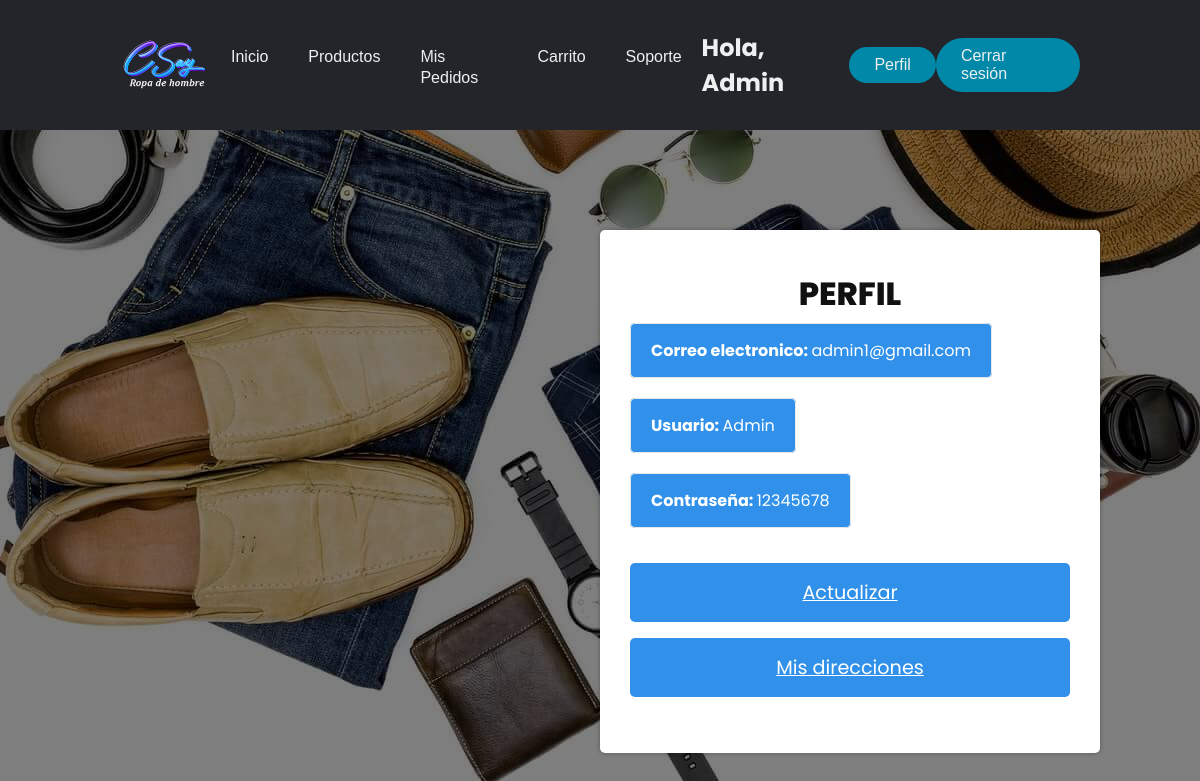
Page /perfil.php (signed in) on the committed database.
### tables this page shows
CREATE TABLE `usuario` (
  `id_usuario` int(10) NOT NULL,
  `username` varchar(20) NOT NULL,
  `email` varchar(40) NOT NULL,
  `password` varchar(8) NOT NULL,
  `id_tipo_usuario` int(10) NOT NULL
);

### perfil.php (the view, shortened to what this page needs)
<?php
require_once("modelo/config.php");
$sesion=$_SESSION['id_usuario'];
        $consulta="SELECT * from usuario where id_usuario='".$_SESSION['id_usuario']."'";
        $resultado=mysqli_query($conexion,$consulta);
        $row = $resultado ->fetch_array();
                $correo = $row['email'];
                $usuario = $row['username'];
                $contra = $row['password'];
?>
<?php
    include_once("cabeceracliente.php");
?>
<!DOCTYPE html>
<html>
<head>
	<link rel="stylesheet" href="https://stackpath.bootstrapcdn.com/font-awesome/4.7.0/css/font-awesome.min.css">
    <link rel="stylesheet" href="css/stylesnav.css">
	<link rel="stylesheet" href="css/styles_perfil.css">
	<link rel="stylesheet" href="https://stackpath.bootstrapcdn.com/font-awesome/4.7.0/css/font-awesome.min.css">
</head>
<body>
	<div class="container">
		<form action="" method="" class="login-email">
            <p class="login-text" style="font-size: 2rem; font-weight: 800;"> PERFIL </p>
			<div class="input-group">
				<label> <strong> Correo electronico: </strong> <?php echo $correo; ?>  </label>
			</div>
            <div class="input-group">
				<label> <strong> Usuario: </strong> <?php echo $usuario; ?>  </label>
			</div>
            <div class="input-group">
				<label> <strong> Contraseña: </strong> <?php echo $contra; ?>  </label>
			</div>
			<div class="input-group">
            <a href="actualizar_perfil.php?id=<?php echo $sesion?>" class="btn btn-info" name="datosusuario" >Actualizar</a>
			</div>
			<div class="input-group">
            <a href="direcciones.php?id=<?php echo $data['id_direccion'] ?>" class="btn btn-info" >Mis direcciones</a>
			</div>
		</form>
	</div>
</body>
</html>

### css/stylesnav.css (style rules this page uses)
* { box-sizing: border-box; margin: 0; padding: 0; }

### css/styles_perfil.css (style rules this page uses)
* { box-sizing: border-box; font-family: 'Poppins', sans-serif; }
.container { width: 500px; min-height: 400px; background: #FFF; border-radius: 5px; box-shadow: 0 0 5px rgba(0,0,0,.3); padding: 40px 30px; margin-top: 100px; margin-left: 600px; }
body { width: 100%; min-height: 100vh; background-image: linear-gradient(rgba(0,0,0,.5), rgba(0,0,0,.5)), url(../img/slide3.jpg); background-position: center; background-size: cover; justify-content: center; align-items: center; }
.container .login-text { color: #111; font-weight: 500; font-size: 5rem; text-align: center; margin-bottom: 20px; display: block; text-transform: capitalize; }
.container .input-group { width: 100%; height: 50px; margin-bottom: 25px; }
.container .input-group label { width: 100%; height: 100%; border: 0.5px solid #e7e7e7; padding: 15px 20px; font-size: 1rem; color: #FFF; border-radius: 5px; background:#3191ea; outline: none; transition: .3s; }
.container .input-group .btn { display: block; width: 100%; padding: 15px 20px; text-align: center; border: none; background: #3191ea; outline: none; border-radius: 5px; font-size: 1.2rem; color: #FFF; cursor: pointer; transition: .3s; }

### rows in the picture
usuario: email "admin1@gmail.com", username "Admin", password "12345678"

### other values in the picture
$_SESSION['username'] "Admin"
